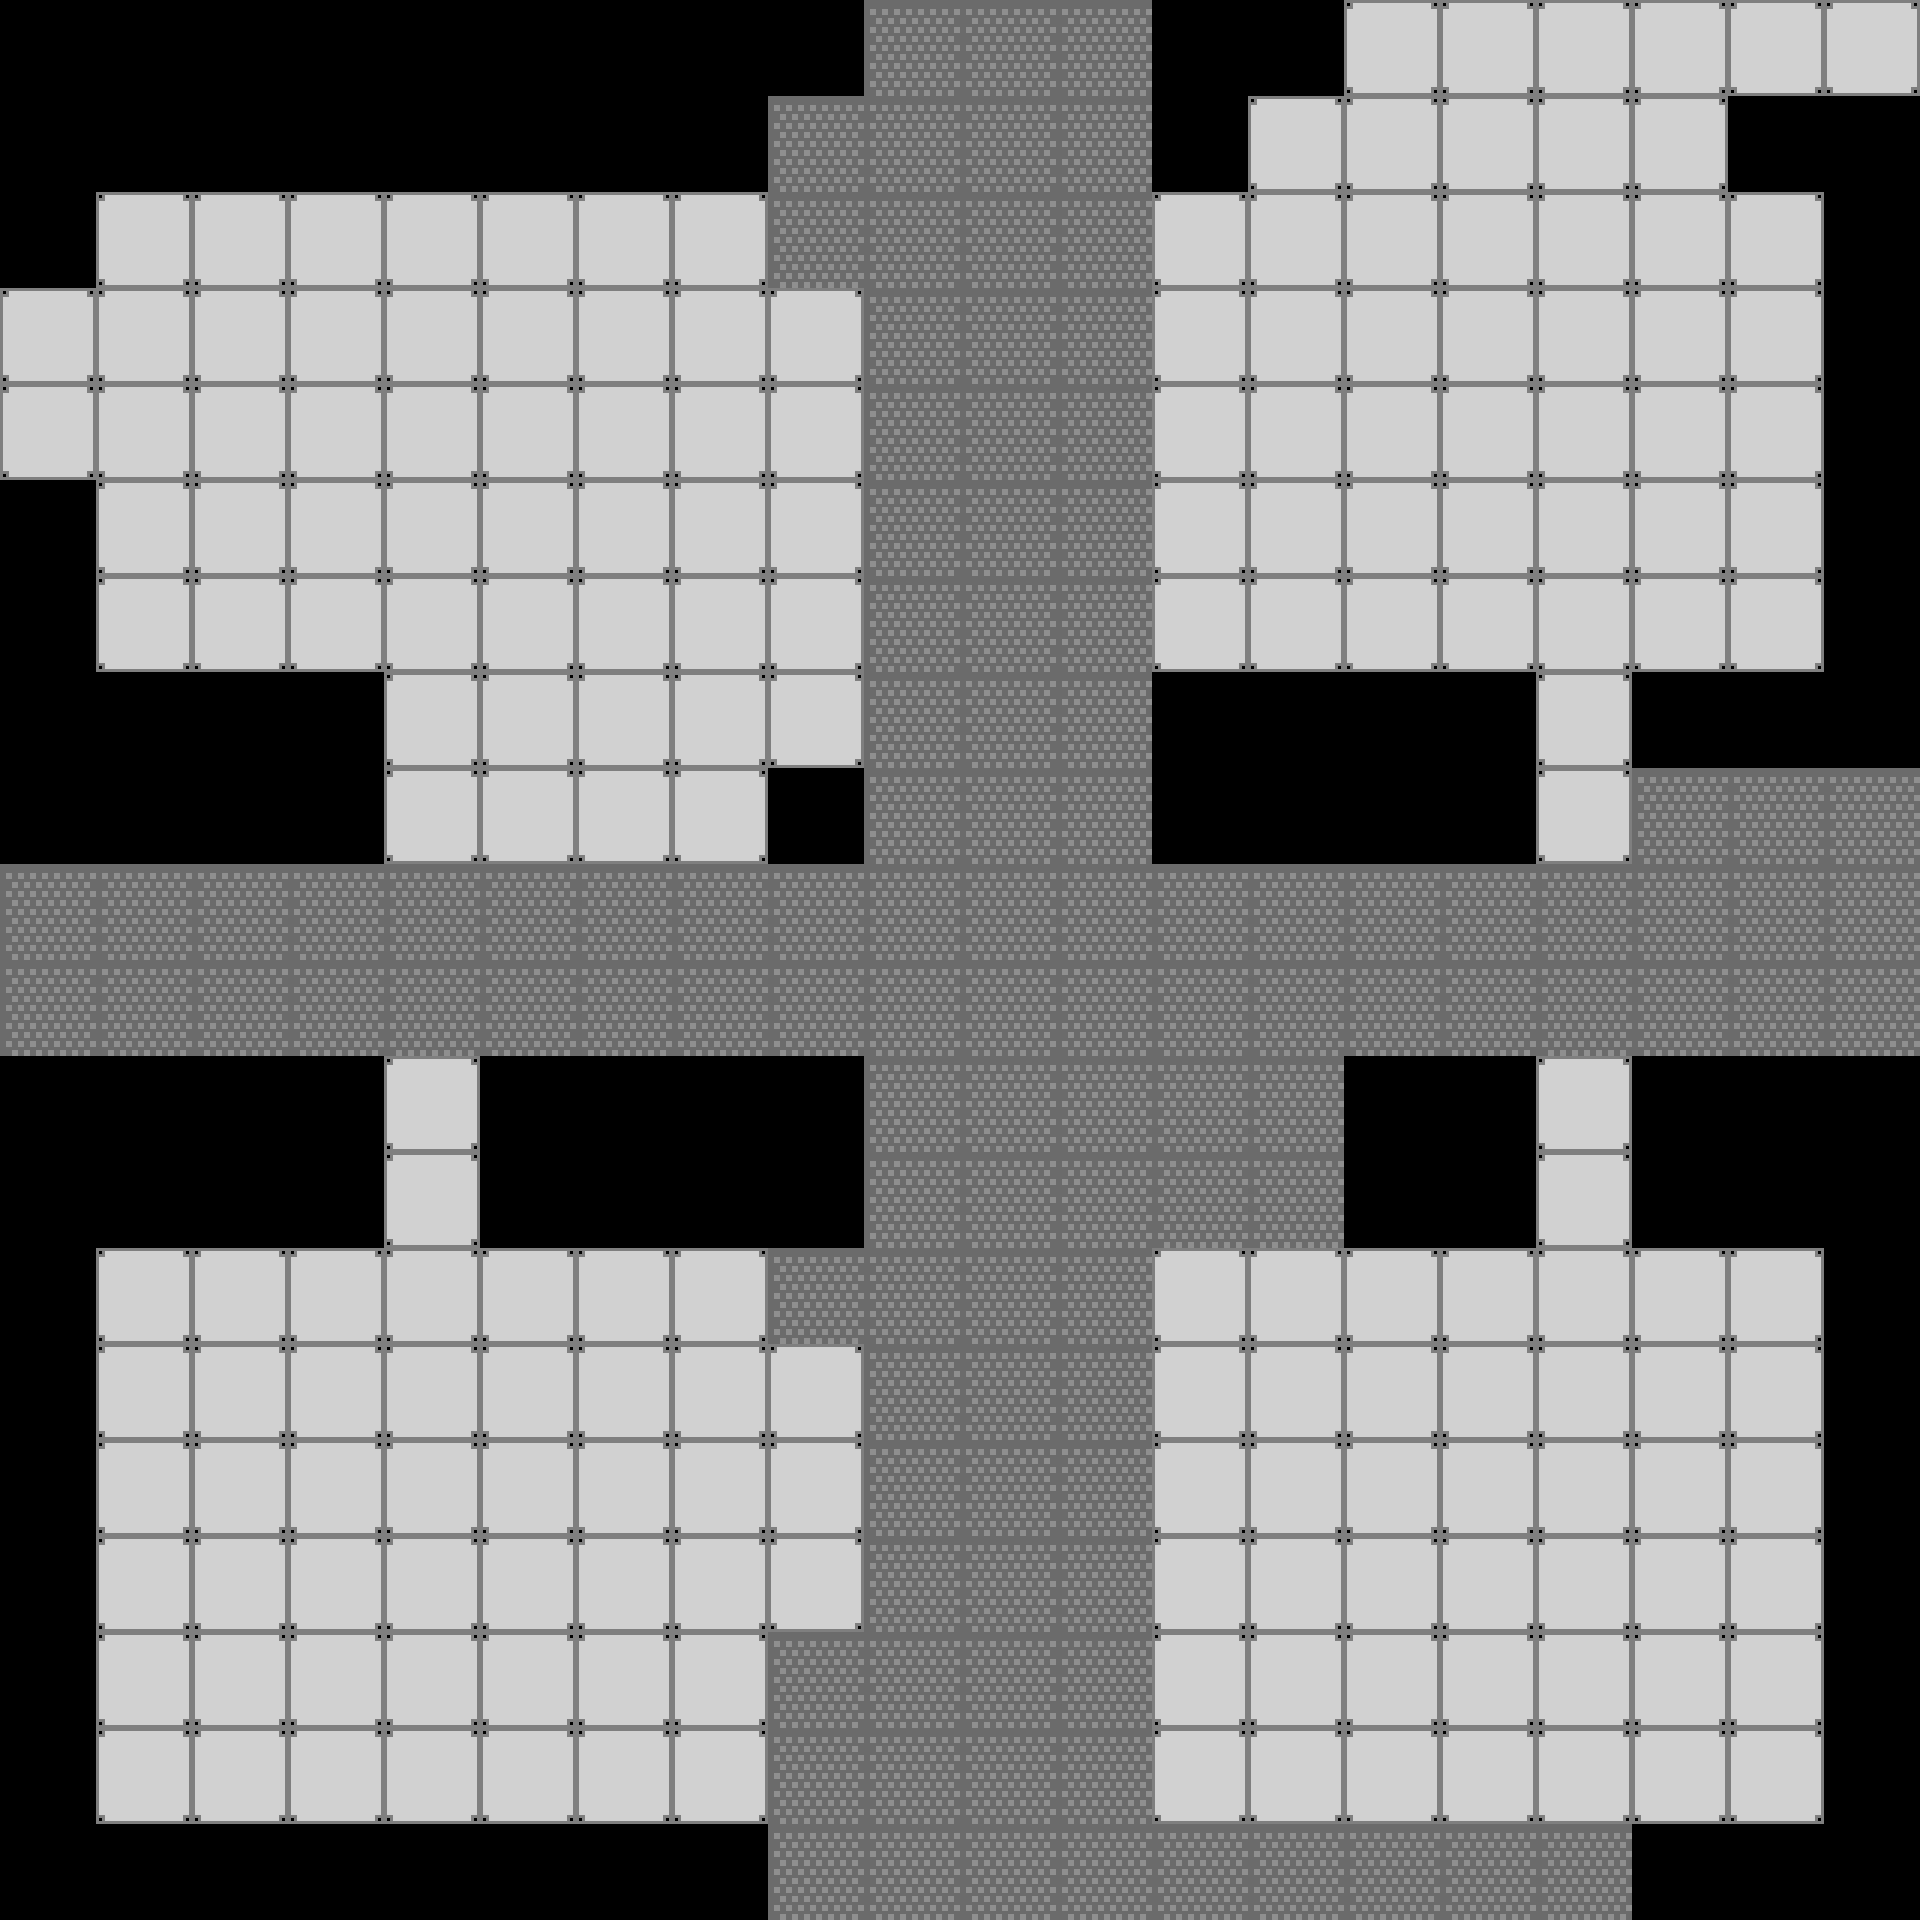

A level layout from a 2D game, rendered from its tile map. Below: a short description, then the map file with tile-grid data replaced by summaries:
An orthogonal 20x20 tile map with 96x96 px tiles, 1 tile layer (floor), 4 tilesets and 261 objects (Energy, Oxygen, Main).

<map version="1.2" tiledversion="1.2.2" orientation="orthogonal" renderorder="left-up" width="20" height="20" tilewidth="96" tileheight="96" infinite="0" nextlayerid="16" nextobjectid="395">
 <tileset firstgid="1" source="../tiles/Spaceship.tsx" />
 <tileset firstgid="31" source="../tiles/Interior.tsx" />
 <tileset firstgid="87" source="../tiles/tile33.tsx" />
 <tileset firstgid="129" source="../tiles/Player.tsx" />
 <layer id="2" name="floor" width="20" height="20">
  <data>[400 cells, 301 non-empty, 2 distinct tile ids]</data>
 </layer>
 <objectgroup draworder="index" id="4" name="walls">
  <object id="2" gid="21" x="0" y="96" width="96" height="96" />
  <object id="3" gid="18" x="96" y="96" width="96" height="96" />
  <object id="4" gid="18" x="192" y="96" width="96" height="96" />
  <object id="5" gid="18" x="288" y="96" width="96" height="96" />
  <object id="6" gid="18" x="384" y="96" width="96" height="96" />
  <object id="7" gid="18" x="480" y="96" width="96" height="96" />
  <object id="8" gid="18" x="576" y="96" width="96" height="96" />
  <object id="9" gid="18" x="672" y="96" width="96" height="96" />
  <object id="11" gid="14" x="768" y="96" width="96" height="96" />
  <object id="12" gid="25" x="768" y="192" width="96" height="96" />
  <object id="13" gid="25" x="768" y="288" width="96" height="96" />
  <object id="14" gid="25" x="768" y="384" width="96" height="96" />
  <object id="15" gid="25" x="768" y="480" width="96" height="96" />
  <object id="16" gid="25" x="768" y="576" width="96" height="96" />
  <object id="17" gid="25" x="768" y="672" width="96" height="96" />
  <object id="18" gid="26" x="768" y="768" width="96" height="96" />
  <object id="20" gid="18" x="672" y="768" width="96" height="96" />
  <object id="21" gid="18" x="576" y="768" width="96" height="96" />
  <object id="22" gid="20" x="480" y="768" width="96" height="96" />
  <object id="23" gid="19" x="288" y="768" width="96" height="96" />
  <object id="24" gid="18" x="192" y="768" width="96" height="96" />
  <object id="25" gid="18" x="96" y="768" width="96" height="96" />
  <object id="26" gid="18" x="192" y="1152" width="96" height="96" />
  <object id="27" gid="18" x="96" y="1152" width="96" height="96" />
  <object id="28" gid="18" x="576" y="1152" width="96" height="96" />
  <object id="29" gid="18" x="672" y="1152" width="96" height="96" />
  <object id="31" gid="18" x="672" y="1920" width="96" height="96" />
  <object id="32" gid="18" x="576" y="1920" width="96" height="96" />
  <object id="33" gid="18" x="480" y="1920" width="96" height="96" />
  <object id="34" gid="18" x="384" y="1920" width="96" height="96" />
  <object id="35" gid="18" x="288" y="1920" width="96" height="96" />
  <object id="36" gid="18" x="192" y="1920" width="96" height="96" />
  <object id="37" gid="18" x="96" y="1920" width="96" height="96" />
  <object id="38" gid="18" x="1248" y="96" width="96" height="96" />
  <object id="39" gid="18" x="1344" y="96" width="96" height="96" />
  <object id="40" gid="18" x="1440" y="96" width="96" height="96" />
  <object id="41" gid="18" x="1536" y="96" width="96" height="96" />
  <object id="42" gid="18" x="1632" y="96" width="96" height="96" />
  <object id="43" gid="18" x="1728" y="96" width="96" height="96" />
  <object id="44" gid="18" x="1248" y="768" width="96" height="96" />
  <object id="45" gid="18" x="1344" y="768" width="96" height="96" />
  <object id="48" gid="14" x="768" y="1152" width="96" height="96" />
  <object id="49" gid="14" x="1824" y="96" width="96" height="96" />
  <object id="50" gid="14" x="1824" y="1152" width="96" height="96" />
  <object id="52" gid="20" x="480" y="1152" width="96" height="96" />
  <object id="53" gid="19" x="288" y="1152" width="96" height="96" />
  <object id="54" gid="21" x="0" y="1152" width="96" height="96" />
  <object id="55" gid="21" x="1056" y="96" width="96" height="96" />
  <object id="56" gid="21" x="1056" y="1152" width="96" height="96" />
  <object id="57" gid="29" x="1056" y="768" width="96" height="96" />
  <object id="58" gid="29" x="1056" y="1920" width="96" height="96" />
  <object id="59" gid="29" x="0" y="1920" width="96" height="96" />
  <object id="60" gid="29" x="0" y="768" width="96" height="96" />
  <object id="61" gid="26" x="1824" y="1920" width="96" height="96" />
  <object id="62" gid="26" x="768" y="1920" width="96" height="96" />
  <object id="63" gid="26" x="1824" y="768" width="96" height="96" />
  <object id="64" gid="25" x="0" y="672" width="96" height="96" />
  <object id="66" gid="25" x="1056" y="288" width="96" height="96" />
  <object id="67" gid="25" x="1056" y="192" width="96" height="96" />
  <object id="68" gid="25" x="1056" y="384" width="96" height="96" />
  <object id="69" gid="25" x="1056" y="480" width="96" height="96" />
  <object id="70" gid="25" x="1056" y="576" width="96" height="96" />
  <object id="71" gid="25" x="1056" y="672" width="96" height="96" />
  <object id="72" gid="25" x="0" y="1248" width="96" height="96" />
  <object id="73" gid="25" x="0" y="1344" width="96" height="96" />
  <object id="74" gid="25" x="0" y="1440" width="96" height="96" />
  <object id="75" gid="25" x="0" y="1536" width="96" height="96" />
  <object id="76" gid="25" x="0" y="1632" width="96" height="96" />
  <object id="77" gid="25" x="0" y="1728" width="96" height="96" />
  <object id="78" gid="25" x="0" y="1824" width="96" height="96" />
  <object id="79" gid="25" x="768" y="1248" width="96" height="96" />
  <object id="80" gid="25" x="768" y="1344" width="96" height="96" />
  <object id="81" gid="25" x="768" y="1440" width="96" height="96" />
  <object id="82" gid="25" x="768" y="1536" width="96" height="96" />
  <object id="83" gid="25" x="768" y="1632" width="96" height="96" />
  <object id="84" gid="25" x="768" y="1728" width="96" height="96" />
  <object id="85" gid="25" x="768" y="1824" width="96" height="96" />
  <object id="86" gid="25" x="1056" y="1824" width="96" height="96" />
  <object id="87" gid="25" x="1056" y="1728" width="96" height="96" />
  <object id="88" gid="25" x="1056" y="1536" width="96" height="96" />
  <object id="89" gid="25" x="1056" y="1632" width="96" height="96" />
  <object id="90" gid="25" x="1056" y="1440" width="96" height="96" />
  <object id="91" gid="25" x="1056" y="1344" width="96" height="96" />
  <object id="92" gid="25" x="1056" y="1248" width="96" height="96" />
  <object id="93" gid="25" x="1824" y="1248" width="96" height="96" />
  <object id="94" gid="25" x="1824" y="1344" width="96" height="96" />
  <object id="95" gid="25" x="1824" y="1440" width="96" height="96" />
  <object id="96" gid="25" x="1824" y="1536" width="96" height="96" />
  <object id="97" gid="25" x="1824" y="1632" width="96" height="96" />
  <object id="98" gid="25" x="1824" y="1728" width="96" height="96" />
  <object id="99" gid="25" x="1824" y="1824" width="96" height="96" />
  <object id="100" gid="18" x="1248" y="1920" width="96" height="96" />
  </objectgroup>
 <objectgroup id="13" name="items">
  <!-- 100 objects omitted --></objectgroup>
 <objectgroup id="5" name="terminals">
  <properties>
   <property name="broken" type="bool" value="true" />
  </properties>
  <!-- 23 objects omitted --></objectgroup>
 <objectgroup id="10" name="doors">
  <!-- 15 objects omitted --></objectgroup>
 <objectgroup id="11" name="shattle">
  <!-- 11 objects omitted --></objectgroup>
 <objectgroup id="12" name="player">
  <!-- 3 objects omitted --></objectgroup>
 <objectgroup id="15" name="volvo">
  <!-- 2 objects omitted --></objectgroup>
</map>
<!-- 169 of 261 objects omitted -->